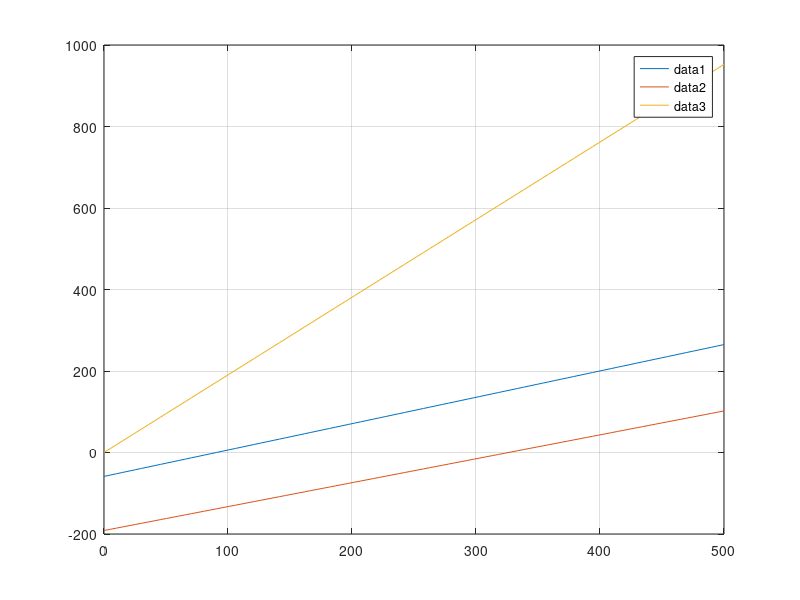

Source code (MATLAB):
%% plotting other static model found on journals and papers

Do = 10;
ro = 5;
l = 12;
theta = 70;
b = 40.06;
n = 7;
P = linspace(0,500,100);
tk = 0.2;

%% Models: non of them looked right compared to my data. 

Steve = -(((pi*Do^2)/4)*P*(3*(cosd(70)^2)-1)) + P*pi*(Do*tk*(2*sind(70)-(1/(sind(70)))) - tk^2); %???
Chou = -P*b^2*(3*(l/b)^2 -1)/(4*pi*n^2); %best one so far, not as steep, Note: i have to add a negative in front. 
a = (3/(tand(theta)^2));
b = 1/(sind(theta)^2);
e = 0 %strain;
k =1.5;
Tondu = -(ro^2)*pi*P*(a*(1-k*e)^2-b);

%% Lawrence's fit
BPAfit = 0.647*P -58.6423; %model fit equation for unkink 10mm 13cm 
BPAfit_ = 0.5869*P -191.45; %model fit for kink 8mm
figure
plot(P,BPAfit,P,BPAfit_)
hold on
%ylim([0 400])
plot(P,Chou)%,P,Chou,P,Steve)
legend
grid on

